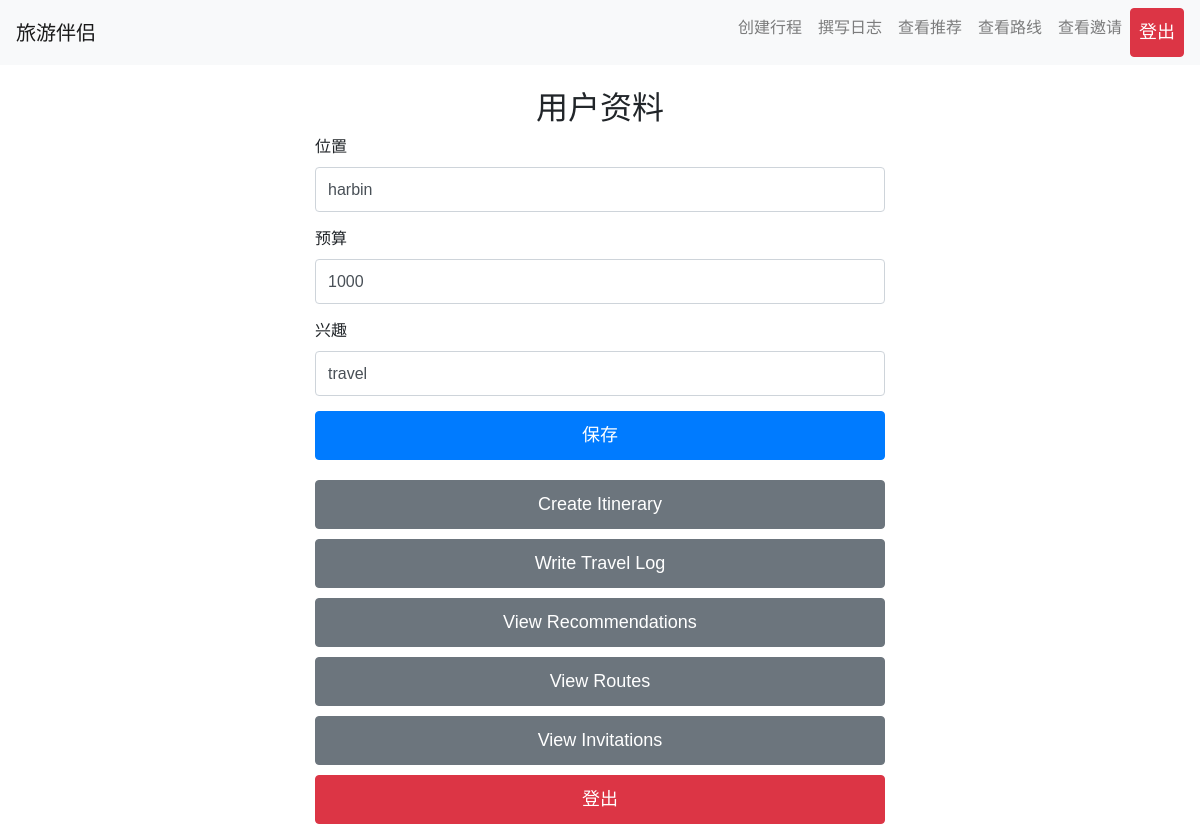
The page /profile (signed in) on the database its author committed.
### demo/models.py (models this page shows)
class User(db.Model):
    id = db.Column(db.Integer, primary_key=True)
    username = db.Column(db.String(80), unique=True, nullable=False)
    password = db.Column(db.String(80), nullable=False)
    age = db.Column(db.Integer, nullable=False)
    gender = db.Column(db.String(10), nullable=False)
    location = db.Column(db.String(120), nullable=False)
    budget = db.Column(db.String(120), nullable=False)
    interests = db.Column(db.String(500), nullable=False)
    companion_requirements = db.Column(db.String(120))  # 新增字段

### demo/app.py (the view)
@app.route('/profile', methods=['GET', 'POST'])
def profile():
    user_id = session.get('user_id')
    if user_id:
        user = User.query.filter_by(id=user_id).first()
        if request.method == 'POST':
            user.location = request.form['location']
            user.budget = request.form['budget']
            user.interests = request.form['interests']
            db.session.commit()
            return redirect(url_for('profile'))
        return render_template('profile.html', user=user)
    else:
        return redirect(url_for('login'))

### demo/templates/profile.html (shortened to what this page needs)
{% extends "base.html" %}
{% block content %}
<h2 class="text-center">用户资料</h2>
<form action="/profile" method="POST">
    <div class="form-group">
        <label for="location">位置</label>
        <input type="text" id="location" name="location" class="form-control" value="{{ user.location }}" required>
    </div>
    <div class="form-group">
        <label for="budget">预算</label>
        <input type="text" id="budget" name="budget" class="form-control" value="{{ user.budget }}" required>
    </div>
    <div class="form-group">
        <label for="interests">兴趣</label>
        <input type="text" id="interests" name="interests" class="form-control" value="{{ user.interests }}" required>
    </div>
    <button type="submit" class="btn btn-primary">保存</button>
</form>
<div class="options">
    <a href="/create_itinerary" class="btn btn-secondary btn-option">Create Itinerary</a>
    <a href="/log" class="btn btn-secondary btn-option">Write Travel Log</a>
    <a href="/recommendations" class="btn btn-secondary btn-option">View Recommendations</a>
    <a href="/routes" class="btn btn-secondary btn-option">View Routes</a>
    <a href="/invitations" class="btn btn-secondary btn-option">View Invitations</a>
    <a href="/logout" class="btn btn-danger btn-option">登出</a>
</div>
{% endblock %}

### demo/static/css/styles.css (style rules this page uses)
body { font-family: Arial, sans-serif; }
.form-group { margin-bottom: 15px; }
.form-control { height: 45px; font-size: 16px; }
.btn { width: 100%; padding: 10px; font-size: 18px; }
.options { margin-top: 20px; }
.btn-option { width: 100%; margin-bottom: 10px; }

### rows shown on the page
User: location "harbin", budget "1000", interests "travel"
